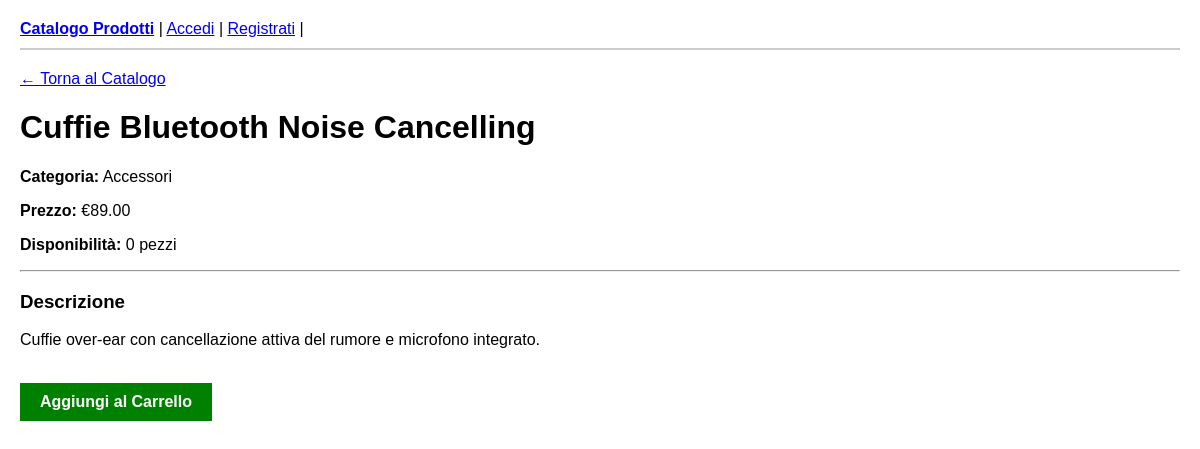
The app's page /prodotto/6/, older data.
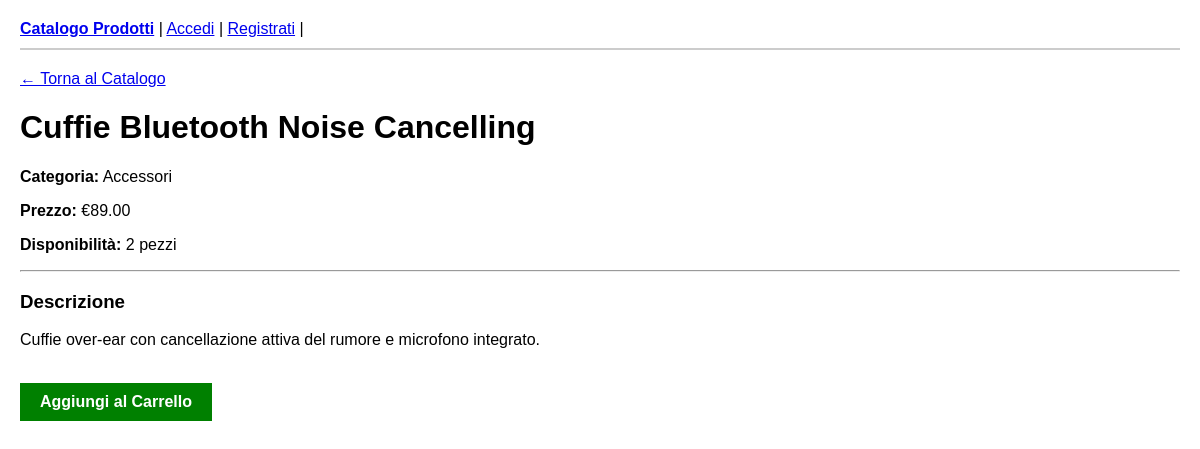
The same page, newer data.
### store/models.py (models this page shows, shortened)
class Product(models.Model):
    category = models.ForeignKey(Category, on_delete=models.CASCADE, related_name="products", verbose_name="Categoria")
    name = models.CharField(max_length=200, verbose_name="Nome Prodotto")
    description = models.TextField(verbose_name="Descrizione")
    price = models.DecimalField(max_digits=10, decimal_places=2, verbose_name="Prezzo (€)")
    stock = models.PositiveIntegerField(default=0, verbose_name="Quantità Disponibile")
    image_url = models.URLField(max_length=500, blank=True, null=True, verbose_name="URL Immagine")
    created_at = models.DateTimeField(auto_now_add=True, verbose_name="Data Aggiunta")
    class Meta:
        verbose_name = "Prodotto"
        verbose_name_plural = "Prodotti"

class Category(models.Model):
    name = models.CharField(max_length=100, verbose_name="Nome Categoria")
    slug = models.SlugField(unique=True, verbose_name="Slug URL")
    description = models.TextField(blank=True, verbose_name="Descrizione")
    class Meta:
        verbose_name = "Categoria"
        verbose_name_plural = "Categorie"

### store/views.py (the view)
# urls.py: path('prodotto/<int:pk>/', views.ProductDetailView.as_view(), name='product_detail'),
class ProductDetailView(DetailView):
    model = Product
    template_name = 'store/product_detail.html'
    context_object_name = 'product'

### store/templates/store/product_detail.html (shortened to what this page needs)
{% extends 'base.html' %}
{% block content %}
    <p><a href="{% url 'store:product_list' %}">&larr; Torna al Catalogo</a></p>
    <h1>{{ product.name }}</h1>
    <p><strong>Categoria:</strong> {{ product.category.name }}</p>
    <p><strong>Prezzo:</strong> €{{ product.price }}</p>
    <p><strong>Disponibilità:</strong> {{ product.stock }} pezzi</p>
    <hr>
    <h3>Descrizione</h3>
    <p>{{ product.description }}</p>
    <br>
    <a href="{% url 'store:add_to_cart' product.id %}" style="display: inline-block; padding: 10px 20px; background-color: green; color: white; text-decoration: none; font-weight: bold;">
        Aggiungi al Carrello
    </a>
{% endblock %}

Row changes from the older to the newer data that the page shows:
changed Product "Cuffie Bluetooth Noise Cancelling": stock "0" → "2"
